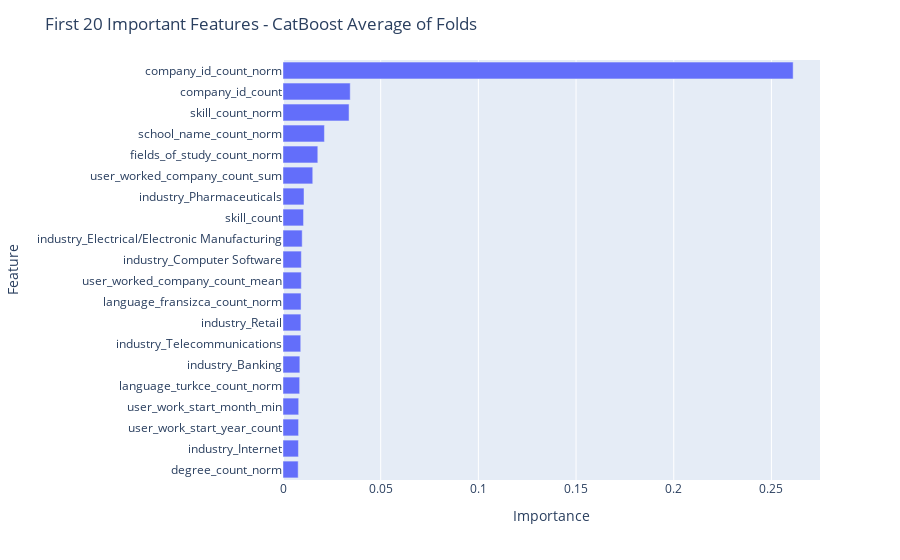

Notebook cell for this chart:
### Code cell
models = impute_and_scaled_model(train)

### Figure 1 — Plotly figure (JSON) as saved in the notebook; plotly's stock layout.template omitted (floating-point values rounded to 4 significant figures)
{"data": [{"alignmentgroup": "True", "hovertemplate": "Importance=%{x}<br>Feature=%{y}<extra></extra>", "legendgroup": "", "marker": {"color": "#636efa", "pattern": {"shape": ""}}, "name": "", "offsetgroup": "", "orientation": "h", "showlegend": false, "textposition": "auto", "type": "bar", "x": [0.007769, 0.00791, 0.007968, 0.008032, 0.008531, 0.008626, 0.009078, 0.00915, 0.009238, 0.009373, 0.009389, 0.009821, 0.01051, 0.01076, 0.01523, 0.01781, 0.02121, 0.03381, 0.03441, 0.2611], "xaxis": "x", "y": ["degree_count_norm", "industry_Internet", "user_work_start_year_count", "user_work_start_month_min", "language_turkce_count_norm", "industry_Banking", "industry_Telecommunications", "industry_Retail", "language_fransizca_count_norm", "user_worked_company_count_mean", "industry_Computer Software", "industry_Electrical/Electronic Manufacturing", "skill_count", "industry_Pharmaceuticals", "user_worked_company_count_sum", "fields_of_study_count_norm", "school_name_count_norm", "skill_count_norm", "company_id_count", "company_id_count_norm"], "yaxis": "y"}], "layout": {"barmode": "relative", "legend": {"tracegroupgap": 0}, "margin": {"t": 60}, "title": {"text": "First 20 Important Features - CatBoost Average of Folds"}, "xaxis": {"anchor": "y", "domain": [0, 1], "title": {"text": "Importance"}}, "yaxis": {"anchor": "x", "domain": [0, 1], "title": {"text": "Feature"}}}}
